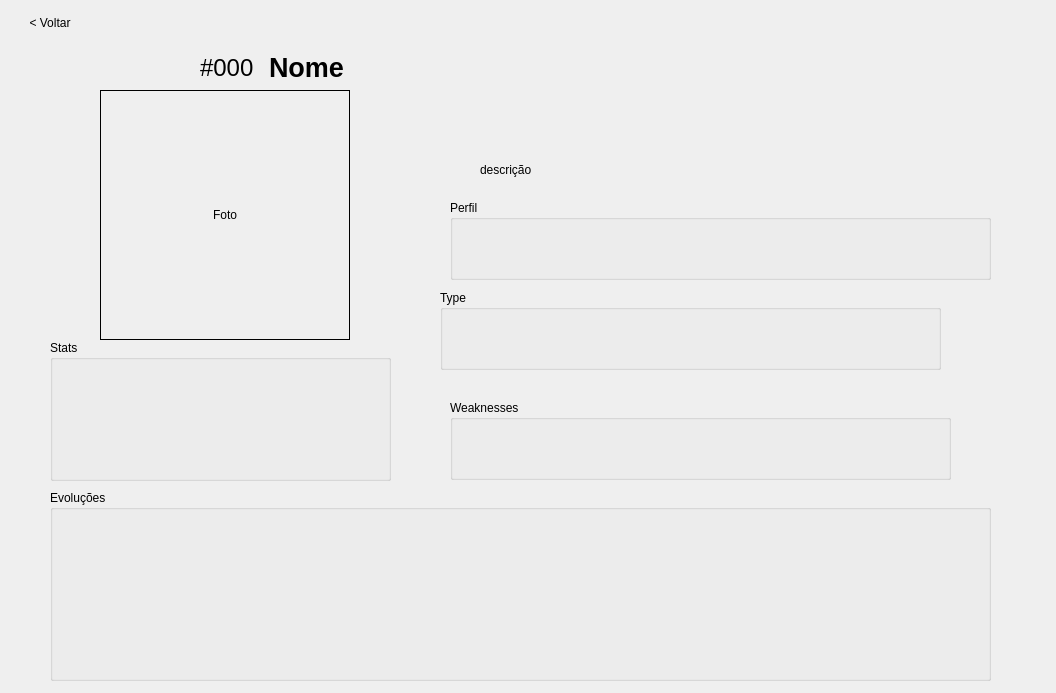
<?xml version="1.0" encoding="UTF-8"?>
<ui version="4.0">
 <class>Form</class>
 <widget class="QWidget" name="Form">
  <property name="geometry">
   <rect>
    <x>0</x>
    <y>0</y>
    <width>1056</width>
    <height>693</height>
   </rect>
  </property>
  <property name="windowTitle">
   <string>Form</string>
  </property>
  <widget class="QPushButton" name="voltar">
   <property name="geometry">
    <rect>
     <x>10</x>
     <y>10</y>
     <width>80</width>
     <height>26</height>
    </rect>
   </property>
   <property name="cursor">
    <cursorShape>PointingHandCursor</cursorShape>
   </property>
   <property name="text">
    <string>&lt; Voltar</string>
   </property>
   <property name="flat">
    <bool>true</bool>
   </property>
  </widget>
  <widget class="QLabel" name="img_label">
   <property name="geometry">
    <rect>
     <x>100</x>
     <y>90</y>
     <width>250</width>
     <height>250</height>
    </rect>
   </property>
   <property name="frameShape">
    <enum>QFrame::Box</enum>
   </property>
   <property name="text">
    <string>Foto</string>
   </property>
   <property name="scaledContents">
    <bool>true</bool>
   </property>
   <property name="alignment">
    <set>Qt::AlignCenter</set>
   </property>
  </widget>
  <widget class="QLabel" name="label_2">
   <property name="geometry">
    <rect>
     <x>480</x>
     <y>160</y>
     <width>351</width>
     <height>20</height>
    </rect>
   </property>
   <property name="text">
    <string>descrição</string>
   </property>
  </widget>
  <widget class="QGroupBox" name="groupBox">
   <property name="geometry">
    <rect>
     <x>440</x>
     <y>290</y>
     <width>501</width>
     <height>80</height>
    </rect>
   </property>
   <property name="title">
    <string>Type</string>
   </property>
  </widget>
  <widget class="QGroupBox" name="groupBox_2">
   <property name="geometry">
    <rect>
     <x>450</x>
     <y>400</y>
     <width>501</width>
     <height>80</height>
    </rect>
   </property>
   <property name="title">
    <string>Weaknesses</string>
   </property>
  </widget>
  <widget class="QGroupBox" name="groupBox_3">
   <property name="geometry">
    <rect>
     <x>50</x>
     <y>340</y>
     <width>341</width>
     <height>141</height>
    </rect>
   </property>
   <property name="title">
    <string>Stats</string>
   </property>
  </widget>
  <widget class="QGroupBox" name="groupBox_4">
   <property name="geometry">
    <rect>
     <x>450</x>
     <y>200</y>
     <width>541</width>
     <height>80</height>
    </rect>
   </property>
   <property name="title">
    <string>Perfil</string>
   </property>
  </widget>
  <widget class="QGroupBox" name="groupBox_5">
   <property name="geometry">
    <rect>
     <x>50</x>
     <y>490</y>
     <width>941</width>
     <height>191</height>
    </rect>
   </property>
   <property name="title">
    <string>Evoluções</string>
   </property>
  </widget>
  <widget class="QWidget" name="">
   <property name="geometry">
    <rect>
     <x>200</x>
     <y>50</y>
     <width>144</width>
     <height>35</height>
    </rect>
   </property>
   <layout class="QHBoxLayout" name="horizontalLayout">
    <item>
     <widget class="QLabel" name="id_label">
      <property name="font">
       <font>
        <pointsize>18</pointsize>
       </font>
      </property>
      <property name="text">
       <string>#000</string>
      </property>
     </widget>
    </item>
    <item>
     <widget class="QLabel" name="nome_label">
      <property name="font">
       <font>
        <pointsize>20</pointsize>
        <bold>true</bold>
       </font>
      </property>
      <property name="text">
       <string>Nome</string>
      </property>
     </widget>
    </item>
   </layout>
  </widget>
 </widget>
 <resources/>
 <connections/>
</ui>
